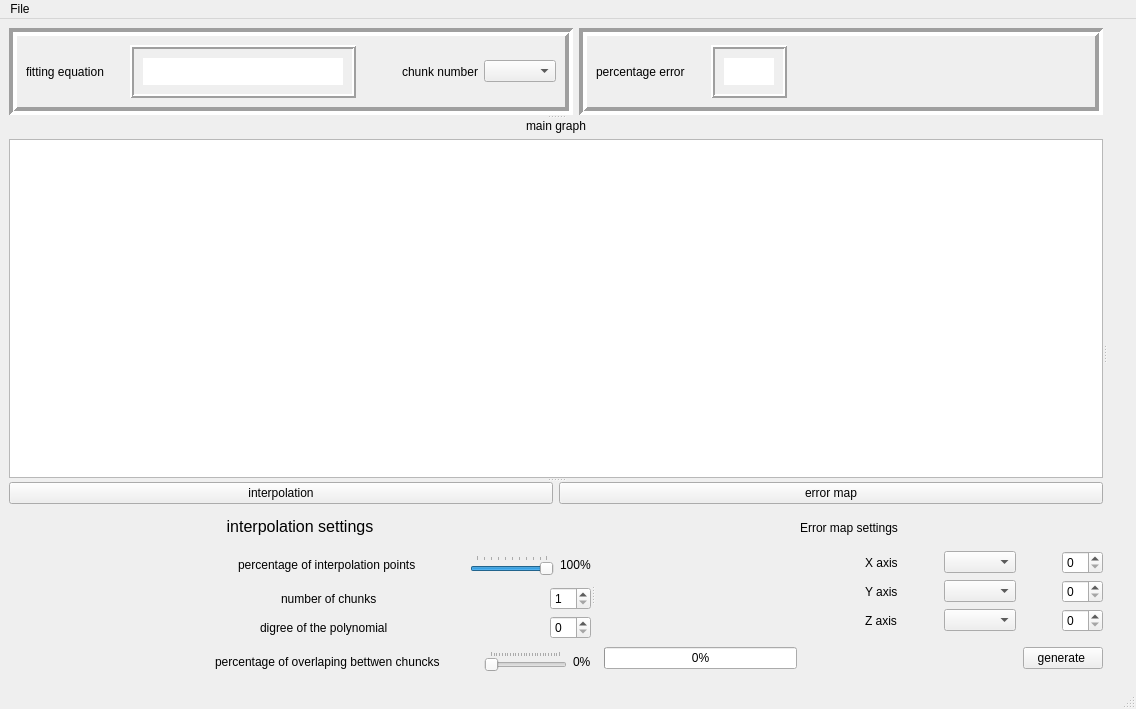
<?xml version="1.0" encoding="UTF-8"?>
<ui version="4.0">
 <class>MainWindow</class>
 <widget class="QMainWindow" name="MainWindow">
  <property name="geometry">
   <rect>
    <x>0</x>
    <y>0</y>
    <width>1136</width>
    <height>709</height>
   </rect>
  </property>
  <property name="windowTitle">
   <string>MainWindow</string>
  </property>
  <property name="styleSheet">
   <string notr="true">font: 10pt &quot;MS Shell Dlg 2&quot;;
font: 75 8pt &quot;Times New Roman&quot;;
font: 75 10pt &quot;MS Shell Dlg 2&quot;;</string>
  </property>
  <widget class="QWidget" name="centralwidget">
   <layout class="QVBoxLayout" name="verticalLayout_12">
    <item>
     <widget class="QSplitter" name="splitter_3">
      <property name="orientation">
       <enum>Qt::Horizontal</enum>
      </property>
      <widget class="QSplitter" name="splitter_2">
       <property name="orientation">
        <enum>Qt::Vertical</enum>
       </property>
       <widget class="QWidget" name="layoutWidget">
        <layout class="QHBoxLayout" name="horizontalLayout_5">
         <item>
          <widget class="QFrame" name="frame_2">
           <property name="frameShape">
            <enum>QFrame::Box</enum>
           </property>
           <property name="frameShadow">
            <enum>QFrame::Sunken</enum>
           </property>
           <property name="lineWidth">
            <number>4</number>
           </property>
           <layout class="QHBoxLayout" name="horizontalLayout_4">
            <item>
             <widget class="QLabel" name="label_6">
              <property name="text">
               <string>fitting equation</string>
              </property>
             </widget>
            </item>
            <item>
             <spacer name="horizontalSpacer_10">
              <property name="orientation">
               <enum>Qt::Horizontal</enum>
              </property>
              <property name="sizeType">
               <enum>QSizePolicy::Fixed</enum>
              </property>
              <property name="sizeHint" stdset="0">
               <size>
                <width>20</width>
                <height>20</height>
               </size>
              </property>
             </spacer>
            </item>
            <item>
             <widget class="QFrame" name="fitting_eq_frame">
              <property name="frameShape">
               <enum>QFrame::Box</enum>
              </property>
              <property name="frameShadow">
               <enum>QFrame::Raised</enum>
              </property>
              <property name="lineWidth">
               <number>2</number>
              </property>
              <layout class="QVBoxLayout" name="verticalLayout_11">
               <item>
                <widget class="QWidget" name="fitting_eq_widget" native="true">
                 <property name="minimumSize">
                  <size>
                   <width>200</width>
                   <height>0</height>
                  </size>
                 </property>
                 <property name="styleSheet">
                  <string notr="true">background-color: rgb(255, 255, 255);</string>
                 </property>
                 <layout class="QVBoxLayout" name="verticalLayout_13">
                  <item>
                   <layout class="QVBoxLayout" name="fitting_layout"/>
                  </item>
                 </layout>
                </widget>
               </item>
              </layout>
             </widget>
            </item>
            <item>
             <spacer name="horizontalSpacer_12">
              <property name="orientation">
               <enum>Qt::Horizontal</enum>
              </property>
              <property name="sizeType">
               <enum>QSizePolicy::Expanding</enum>
              </property>
              <property name="sizeHint" stdset="0">
               <size>
                <width>40</width>
                <height>20</height>
               </size>
              </property>
             </spacer>
            </item>
            <item>
             <widget class="QLabel" name="label_15">
              <property name="text">
               <string>chunk number</string>
              </property>
             </widget>
            </item>
            <item>
             <widget class="QComboBox" name="chunk_number_combobx"/>
            </item>
           </layout>
          </widget>
         </item>
         <item>
          <widget class="QFrame" name="frame">
           <property name="frameShape">
            <enum>QFrame::Box</enum>
           </property>
           <property name="frameShadow">
            <enum>QFrame::Sunken</enum>
           </property>
           <property name="lineWidth">
            <number>4</number>
           </property>
           <property name="midLineWidth">
            <number>0</number>
           </property>
           <layout class="QHBoxLayout" name="horizontalLayout_2">
            <item>
             <widget class="QLabel" name="label_5">
              <property name="text">
               <string>percentage error</string>
              </property>
             </widget>
            </item>
            <item>
             <spacer name="horizontalSpacer_9">
              <property name="orientation">
               <enum>Qt::Horizontal</enum>
              </property>
              <property name="sizeType">
               <enum>QSizePolicy::Fixed</enum>
              </property>
              <property name="sizeHint" stdset="0">
               <size>
                <width>20</width>
                <height>20</height>
               </size>
              </property>
             </spacer>
            </item>
            <item>
             <widget class="QFrame" name="percentage_err_frame">
              <property name="frameShape">
               <enum>QFrame::Box</enum>
              </property>
              <property name="frameShadow">
               <enum>QFrame::Raised</enum>
              </property>
              <property name="lineWidth">
               <number>2</number>
              </property>
              <layout class="QVBoxLayout" name="verticalLayout_10">
               <item>
                <widget class="QLabel" name="percentage_error_label">
                 <property name="minimumSize">
                  <size>
                   <width>50</width>
                   <height>0</height>
                  </size>
                 </property>
                 <property name="styleSheet">
                  <string notr="true">background-color: rgb(255, 255, 255);
color: rgb(0, 0, 0);</string>
                 </property>
                 <property name="frameShape">
                  <enum>QFrame::NoFrame</enum>
                 </property>
                 <property name="text">
                  <string/>
                 </property>
                </widget>
               </item>
              </layout>
             </widget>
            </item>
            <item>
             <spacer name="horizontalSpacer_11">
              <property name="orientation">
               <enum>Qt::Horizontal</enum>
              </property>
              <property name="sizeHint" stdset="0">
               <size>
                <width>168</width>
                <height>17</height>
               </size>
              </property>
             </spacer>
            </item>
           </layout>
          </widget>
         </item>
        </layout>
       </widget>
       <widget class="QWidget" name="verticalLayoutWidget">
        <layout class="QVBoxLayout" name="verticalLayout_6">
         <item>
          <widget class="QLabel" name="label_12">
           <property name="text">
            <string>main graph</string>
           </property>
           <property name="alignment">
            <set>Qt::AlignCenter</set>
           </property>
           <property name="margin">
            <number>10</number>
           </property>
          </widget>
         </item>
         <item>
          <widget class="PlotWidget" name="main_graph">
           <property name="minimumSize">
            <size>
             <width>0</width>
             <height>300</height>
            </size>
           </property>
          </widget>
         </item>
        </layout>
       </widget>
       <widget class="QWidget" name="layoutWidget">
        <layout class="QVBoxLayout" name="verticalLayout_9">
         <item>
          <layout class="QHBoxLayout" name="horizontalLayout_11">
           <item>
            <widget class="QPushButton" name="inter_settings_botton">
             <property name="text">
              <string>interpolation</string>
             </property>
            </widget>
           </item>
           <item>
            <widget class="QPushButton" name="error_settings_botton">
             <property name="text">
              <string>error map</string>
             </property>
            </widget>
           </item>
          </layout>
         </item>
         <item>
          <widget class="QSplitter" name="splitter">
           <property name="orientation">
            <enum>Qt::Horizontal</enum>
           </property>
           <property name="opaqueResize">
            <bool>true</bool>
           </property>
           <property name="childrenCollapsible">
            <bool>true</bool>
           </property>
           <widget class="QWidget" name="interpolation_settings_widget" native="true">
            <layout class="QVBoxLayout" name="verticalLayout_8">
             <item>
              <layout class="QVBoxLayout" name="verticalLayout_2">
               <item>
                <widget class="QLabel" name="label_10">
                 <property name="font">
                  <font>
                   <family>MS Shell Dlg 2</family>
                   <pointsize>12</pointsize>
                   <weight>9</weight>
                   <italic>false</italic>
                   <bold>false</bold>
                  </font>
                 </property>
                 <property name="styleSheet">
                  <string notr="true">font: 75 12pt &quot;MS Shell Dlg 2&quot;;</string>
                 </property>
                 <property name="frameShape">
                  <enum>QFrame::NoFrame</enum>
                 </property>
                 <property name="frameShadow">
                  <enum>QFrame::Plain</enum>
                 </property>
                 <property name="text">
                  <string>interpolation settings</string>
                 </property>
                 <property name="scaledContents">
                  <bool>false</bool>
                 </property>
                 <property name="alignment">
                  <set>Qt::AlignCenter</set>
                 </property>
                </widget>
               </item>
               <item>
                <layout class="QHBoxLayout" name="horizontalLayout_10">
                 <item>
                  <spacer name="horizontalSpacer_2">
                   <property name="orientation">
                    <enum>Qt::Horizontal</enum>
                   </property>
                   <property name="sizeType">
                    <enum>QSizePolicy::Fixed</enum>
                   </property>
                   <property name="sizeHint" stdset="0">
                    <size>
                     <width>229</width>
                     <height>20</height>
                    </size>
                   </property>
                  </spacer>
                 </item>
                 <item>
                  <widget class="QLabel" name="label_9">
                   <property name="styleSheet">
                    <string notr="true">font: 75 10pt &quot;MS Shell Dlg 2&quot;;</string>
                   </property>
                   <property name="text">
                    <string>percentage of interpolation points </string>
                   </property>
                  </widget>
                 </item>
                 <item>
                  <spacer name="horizontalSpacer_24">
                   <property name="orientation">
                    <enum>Qt::Horizontal</enum>
                   </property>
                   <property name="sizeHint" stdset="0">
                    <size>
                     <width>40</width>
                     <height>20</height>
                    </size>
                   </property>
                  </spacer>
                 </item>
                 <item>
                  <widget class="QSlider" name="points_slider">
                   <property name="minimum">
                    <number>1</number>
                   </property>
                   <property name="maximum">
                    <number>100</number>
                   </property>
                   <property name="value">
                    <number>100</number>
                   </property>
                   <property name="orientation">
                    <enum>Qt::Horizontal</enum>
                   </property>
                   <property name="tickPosition">
                    <enum>QSlider::TicksAbove</enum>
                   </property>
                  </widget>
                 </item>
                 <item>
                  <widget class="QLabel" name="points_label">
                   <property name="text">
                    <string>100%</string>
                   </property>
                  </widget>
                 </item>
                </layout>
               </item>
               <item>
                <layout class="QHBoxLayout" name="horizontalLayout">
                 <item>
                  <spacer name="horizontalSpacer_15">
                   <property name="orientation">
                    <enum>Qt::Horizontal</enum>
                   </property>
                   <property name="sizeType">
                    <enum>QSizePolicy::Fixed</enum>
                   </property>
                   <property name="sizeHint" stdset="0">
                    <size>
                     <width>272</width>
                     <height>20</height>
                    </size>
                   </property>
                  </spacer>
                 </item>
                 <item>
                  <widget class="QLabel" name="label">
                   <property name="styleSheet">
                    <string notr="true">font: 75 10pt &quot;MS Shell Dlg 2&quot;;</string>
                   </property>
                   <property name="text">
                    <string>number of chunks</string>
                   </property>
                  </widget>
                 </item>
                 <item>
                  <spacer name="horizontalSpacer_6">
                   <property name="orientation">
                    <enum>Qt::Horizontal</enum>
                   </property>
                   <property name="sizeHint" stdset="0">
                    <size>
                     <width>40</width>
                     <height>20</height>
                    </size>
                   </property>
                  </spacer>
                 </item>
                 <item>
                  <widget class="QSpinBox" name="num_of_chunks_spinbox">
                   <property name="minimum">
                    <number>1</number>
                   </property>
                   <property name="value">
                    <number>1</number>
                   </property>
                  </widget>
                 </item>
                </layout>
               </item>
               <item>
                <layout class="QHBoxLayout" name="horizontalLayout_3">
                 <item>
                  <spacer name="horizontalSpacer_16">
                   <property name="orientation">
                    <enum>Qt::Horizontal</enum>
                   </property>
                   <property name="sizeType">
                    <enum>QSizePolicy::Fixed</enum>
                   </property>
                   <property name="sizeHint" stdset="0">
                    <size>
                     <width>251</width>
                     <height>20</height>
                    </size>
                   </property>
                  </spacer>
                 </item>
                 <item>
                  <widget class="QLabel" name="label_3">
                   <property name="styleSheet">
                    <string notr="true">font: 75 10pt &quot;MS Shell Dlg 2&quot;;</string>
                   </property>
                   <property name="text">
                    <string>digree of the polynomial</string>
                   </property>
                  </widget>
                 </item>
                 <item>
                  <spacer name="horizontalSpacer_4">
                   <property name="orientation">
                    <enum>Qt::Horizontal</enum>
                   </property>
                   <property name="sizeHint" stdset="0">
                    <size>
                     <width>40</width>
                     <height>20</height>
                    </size>
                   </property>
                  </spacer>
                 </item>
                 <item>
                  <widget class="QSpinBox" name="degree_spinbox"/>
                 </item>
                </layout>
               </item>
               <item>
                <layout class="QHBoxLayout" name="horizontalLayout_9">
                 <item>
                  <spacer name="horizontalSpacer_17">
                   <property name="orientation">
                    <enum>Qt::Horizontal</enum>
                   </property>
                   <property name="sizeType">
                    <enum>QSizePolicy::Fixed</enum>
                   </property>
                   <property name="sizeHint" stdset="0">
                    <size>
                     <width>206</width>
                     <height>20</height>
                    </size>
                   </property>
                  </spacer>
                 </item>
                 <item>
                  <widget class="QLabel" name="label_8">
                   <property name="styleSheet">
                    <string notr="true">font: 75 10pt &quot;MS Shell Dlg 2&quot;;</string>
                   </property>
                   <property name="text">
                    <string>percentage of overlaping bettwen chuncks</string>
                   </property>
                  </widget>
                 </item>
                 <item>
                  <spacer name="horizontalSpacer_21">
                   <property name="orientation">
                    <enum>Qt::Horizontal</enum>
                   </property>
                   <property name="sizeHint" stdset="0">
                    <size>
                     <width>40</width>
                     <height>20</height>
                    </size>
                   </property>
                  </spacer>
                 </item>
                 <item>
                  <widget class="QSlider" name="overlap_slider">
                   <property name="maximum">
                    <number>25</number>
                   </property>
                   <property name="orientation">
                    <enum>Qt::Horizontal</enum>
                   </property>
                   <property name="tickPosition">
                    <enum>QSlider::TicksAbove</enum>
                   </property>
                  </widget>
                 </item>
                 <item>
                  <widget class="QLabel" name="overlap_label">
                   <property name="text">
                    <string>0%</string>
                   </property>
                  </widget>
                 </item>
                </layout>
               </item>
              </layout>
             </item>
            </layout>
           </widget>
           <widget class="QWidget" name="error_settings_widget" native="true">
            <layout class="QVBoxLayout" name="verticalLayout_7">
             <item>
              <layout class="QVBoxLayout" name="verticalLayout_4">
               <item>
                <widget class="QLabel" name="label_11">
                 <property name="styleSheet">
                  <string notr="true">font: 75 12pt &quot;MS Shell Dlg 2&quot;;</string>
                 </property>
                 <property name="text">
                  <string>Error map settings</string>
                 </property>
                 <property name="alignment">
                  <set>Qt::AlignCenter</set>
                 </property>
                </widget>
               </item>
               <item>
                <layout class="QVBoxLayout" name="verticalLayout">
                 <item>
                  <layout class="QHBoxLayout" name="horizontalLayout_8">
                   <item>
                    <spacer name="horizontalSpacer_18">
                     <property name="orientation">
                      <enum>Qt::Horizontal</enum>
                     </property>
                     <property name="sizeType">
                      <enum>QSizePolicy::Fixed</enum>
                     </property>
                     <property name="sizeHint" stdset="0">
                      <size>
                       <width>270</width>
                       <height>20</height>
                      </size>
                     </property>
                    </spacer>
                   </item>
                   <item>
                    <widget class="QLabel" name="label_4">
                     <property name="styleSheet">
                      <string notr="true">font: 75 12pt &quot;MS Shell Dlg 2&quot;;</string>
                     </property>
                     <property name="text">
                      <string>X axis</string>
                     </property>
                    </widget>
                   </item>
                   <item>
                    <spacer name="horizontalSpacer_3">
                     <property name="orientation">
                      <enum>Qt::Horizontal</enum>
                     </property>
                     <property name="sizeType">
                      <enum>QSizePolicy::Minimum</enum>
                     </property>
                     <property name="sizeHint" stdset="0">
                      <size>
                       <width>40</width>
                       <height>20</height>
                      </size>
                     </property>
                    </spacer>
                   </item>
                   <item>
                    <widget class="QComboBox" name="x_combobox"/>
                   </item>
                   <item>
                    <spacer name="horizontalSpacer_5">
                     <property name="orientation">
                      <enum>Qt::Horizontal</enum>
                     </property>
                     <property name="sizeType">
                      <enum>QSizePolicy::Minimum</enum>
                     </property>
                     <property name="sizeHint" stdset="0">
                      <size>
                       <width>40</width>
                       <height>20</height>
                      </size>
                     </property>
                    </spacer>
                   </item>
                   <item>
                    <widget class="QSpinBox" name="x_spinbox">
                     <property name="maximum">
                      <number>35</number>
                     </property>
                    </widget>
                   </item>
                  </layout>
                 </item>
                 <item>
                  <layout class="QHBoxLayout" name="horizontalLayout_12">
                   <item>
                    <spacer name="horizontalSpacer_19">
                     <property name="orientation">
                      <enum>Qt::Horizontal</enum>
                     </property>
                     <property name="sizeType">
                      <enum>QSizePolicy::Fixed</enum>
                     </property>
                     <property name="sizeHint" stdset="0">
                      <size>
                       <width>270</width>
                       <height>20</height>
                      </size>
                     </property>
                    </spacer>
                   </item>
                   <item>
                    <widget class="QLabel" name="label_7">
                     <property name="styleSheet">
                      <string notr="true">font: 75 12pt &quot;MS Shell Dlg 2&quot;;</string>
                     </property>
                     <property name="text">
                      <string>Y axis</string>
                     </property>
                    </widget>
                   </item>
                   <item>
                    <spacer name="horizontalSpacer_7">
                     <property name="orientation">
                      <enum>Qt::Horizontal</enum>
                     </property>
                     <property name="sizeType">
                      <enum>QSizePolicy::Minimum</enum>
                     </property>
                     <property name="sizeHint" stdset="0">
                      <size>
                       <width>40</width>
                       <height>20</height>
                      </size>
                     </property>
                    </spacer>
                   </item>
                   <item>
                    <widget class="QComboBox" name="y_combobox"/>
                   </item>
                   <item>
                    <spacer name="horizontalSpacer_8">
                     <property name="orientation">
                      <enum>Qt::Horizontal</enum>
                     </property>
                     <property name="sizeType">
                      <enum>QSizePolicy::Minimum</enum>
                     </property>
                     <property name="sizeHint" stdset="0">
                      <size>
                       <width>40</width>
                       <height>20</height>
                      </size>
                     </property>
                    </spacer>
                   </item>
                   <item>
                    <widget class="QSpinBox" name="y_spinbox">
                     <property name="maximum">
                      <number>35</number>
                     </property>
                    </widget>
                   </item>
                  </layout>
                 </item>
                 <item>
                  <layout class="QHBoxLayout" name="horizontalLayout_13">
                   <item>
                    <spacer name="horizontalSpacer_20">
                     <property name="orientation">
                      <enum>Qt::Horizontal</enum>
                     </property>
                     <property name="sizeType">
                      <enum>QSizePolicy::Fixed</enum>
                     </property>
                     <property name="sizeHint" stdset="0">
                      <size>
                       <width>270</width>
                       <height>20</height>
                      </size>
                     </property>
                    </spacer>
                   </item>
                   <item>
                    <widget class="QLabel" name="label_13">
                     <property name="styleSheet">
                      <string notr="true">font: 75 12pt &quot;MS Shell Dlg 2&quot;;</string>
                     </property>
                     <property name="text">
                      <string>Z axis</string>
                     </property>
                    </widget>
                   </item>
                   <item>
                    <spacer name="horizontalSpacer_13">
                     <property name="orientation">
                      <enum>Qt::Horizontal</enum>
                     </property>
                     <property name="sizeType">
                      <enum>QSizePolicy::Minimum</enum>
                     </property>
                     <property name="sizeHint" stdset="0">
                      <size>
                       <width>40</width>
                       <height>20</height>
                      </size>
                     </property>
                    </spacer>
                   </item>
                   <item>
                    <widget class="QComboBox" name="z_combobox"/>
                   </item>
                   <item>
                    <spacer name="horizontalSpacer_14">
                     <property name="orientation">
                      <enum>Qt::Horizontal</enum>
                     </property>
                     <property name="sizeType">
                      <enum>QSizePolicy::Minimum</enum>
                     </property>
                     <property name="sizeHint" stdset="0">
                      <size>
                       <width>40</width>
                       <height>20</height>
                      </size>
                     </property>
                    </spacer>
                   </item>
                   <item>
                    <widget class="QSpinBox" name="z_spinbox">
                     <property name="maximum">
                      <number>35</number>
                     </property>
                    </widget>
                   </item>
                  </layout>
                 </item>
                </layout>
               </item>
               <item>
                <layout class="QHBoxLayout" name="horizontalLayout_6">
                 <item>
                  <widget class="QWidget" name="progress_bar_widget" native="true">
                   <layout class="QVBoxLayout" name="verticalLayout_5">
                    <item>
                     <widget class="QProgressBar" name="progressBar">
                      <property name="enabled">
                       <bool>true</bool>
                      </property>
                      <property name="value">
                       <number>0</number>
                      </property>
                      <property name="textVisible">
                       <bool>true</bool>
                      </property>
                      <property name="invertedAppearance">
                       <bool>false</bool>
                      </property>
                      <property name="textDirection">
                       <enum>QProgressBar::TopToBottom</enum>
                      </property>
                     </widget>
                    </item>
                   </layout>
                  </widget>
                 </item>
                 <item>
                  <spacer name="horizontalSpacer">
                   <property name="orientation">
                    <enum>Qt::Horizontal</enum>
                   </property>
                   <property name="sizeHint" stdset="0">
                    <size>
                     <width>40</width>
                     <height>20</height>
                    </size>
                   </property>
                  </spacer>
                 </item>
                 <item>
                  <widget class="QPushButton" name="generat_cancel_botton">
                   <property name="text">
                    <string>generate </string>
                   </property>
                  </widget>
                 </item>
                </layout>
               </item>
              </layout>
             </item>
            </layout>
           </widget>
          </widget>
         </item>
        </layout>
       </widget>
      </widget>
      <widget class="QWidget" name="error_map_widget" native="true">
       <layout class="QVBoxLayout" name="verticalLayout_3">
        <item>
         <spacer name="verticalSpacer">
          <property name="orientation">
           <enum>Qt::Vertical</enum>
          </property>
          <property name="sizeHint" stdset="0">
           <size>
            <width>20</width>
            <height>40</height>
           </size>
          </property>
         </spacer>
        </item>
        <item>
         <layout class="QVBoxLayout" name="map_layout"/>
        </item>
        <item>
         <spacer name="verticalSpacer_2">
          <property name="orientation">
           <enum>Qt::Vertical</enum>
          </property>
          <property name="sizeType">
           <enum>QSizePolicy::Expanding</enum>
          </property>
          <property name="sizeHint" stdset="0">
           <size>
            <width>20</width>
            <height>220</height>
           </size>
          </property>
         </spacer>
        </item>
       </layout>
      </widget>
     </widget>
    </item>
   </layout>
  </widget>
  <widget class="QMenuBar" name="menubar">
   <property name="geometry">
    <rect>
     <x>0</x>
     <y>0</y>
     <width>1136</width>
     <height>22</height>
    </rect>
   </property>
   <widget class="QMenu" name="menuFile">
    <property name="title">
     <string>File</string>
    </property>
    <addaction name="open_action"/>
   </widget>
   <addaction name="menuFile"/>
  </widget>
  <widget class="QStatusBar" name="statusbar"/>
  <action name="open_action">
   <property name="text">
    <string>open_file</string>
   </property>
  </action>
 </widget>
 <customwidgets>
  <customwidget>
   <class>PlotWidget</class>
   <extends>QGraphicsView</extends>
   <header>pyqtgraph</header>
  </customwidget>
 </customwidgets>
 <resources/>
 <connections/>
</ui>
